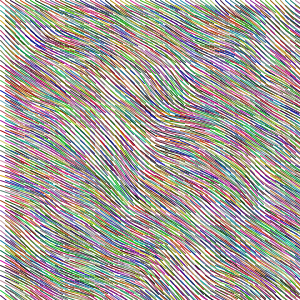
Frame 1 (no input)
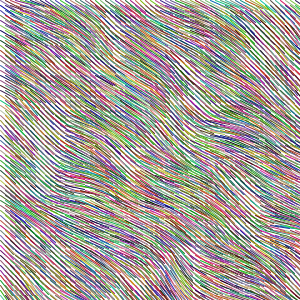
Frame 60 (the mouse pressed at the canvas centre just before this capture)
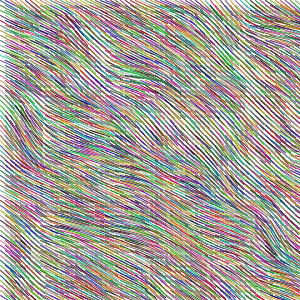
Frame 120 (the mouse held since frame 60 and released just before this capture)

The Processing sketch that drew these frames (run headless with seeded random() and noise(); from frame 60 on, the mouse is pressed at the canvas centre):

// Processing sketch: processing_119607
// ── processing_119607.pde

//a monitor display of a broken computer : try to use kinetic line struction to simulate the scenen of broken computer
//Chang Kuo Ping
float xstart, xnoise, ystart, ynoise;
float xstartNoise, ystartNoise;

void setup() {
  size(300, 300);
  background(255);
  frameRate(24);
  xstartNoise = random(20);
  ystartNoise = random(20);
  xstart = random(10);
  ystart = random(10);
}

void draw() {
  background(255);
  xstartNoise += 0.01;
  ystartNoise += 0.01;
  xstart +=0.05;
  ystart +=0.05;
  xnoise = xstart;
  ynoise = ystart;

  for (int y = 0; y <= height; y += 5) {
    ynoise += 0.1;
    xnoise = xstart;
    for (int x = 0; x <= width; x += 5) {
      xnoise += 0.1;
      drawPoint(x, y, noise(xnoise, ynoise));
    }
  }
}


void drawPoint(float x, float y, float noiseFactor) {
  pushMatrix();
  translate(x, y);
  rotate(0.2*noiseFactor*radians(360));
  stroke(random(220), random(200), random(180));
  line(0, 0, 20, 0);
  popMatrix();
}
